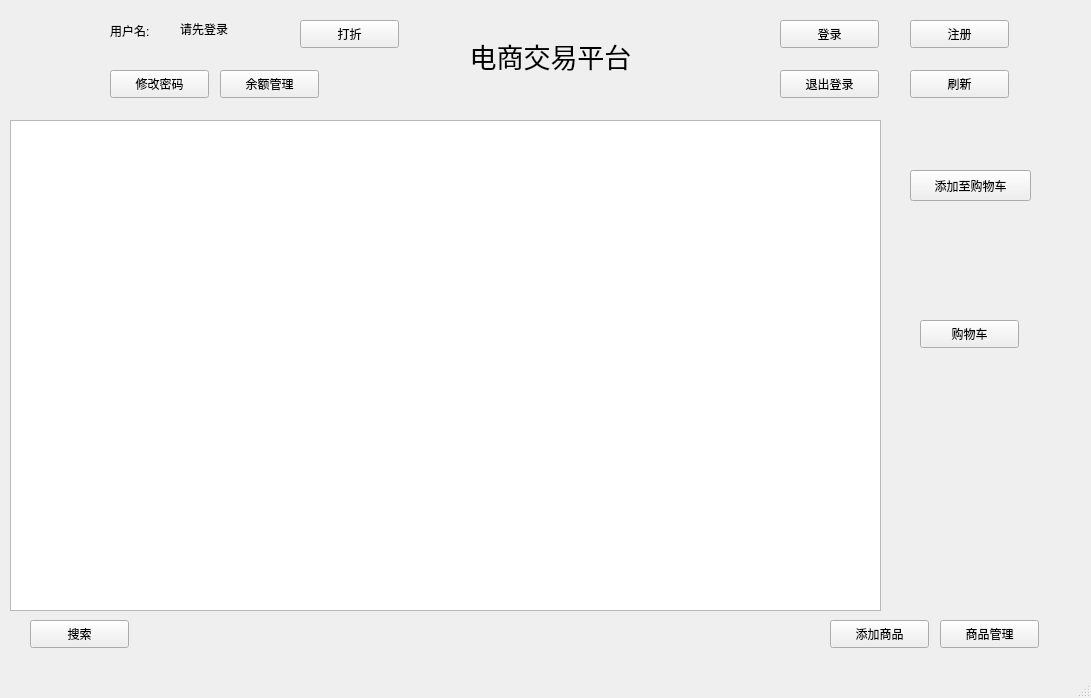
<?xml version="1.0" encoding="UTF-8"?>
<ui version="4.0">
 <class>MainWindow</class>
 <widget class="QMainWindow" name="MainWindow">
  <property name="geometry">
   <rect>
    <x>0</x>
    <y>0</y>
    <width>1091</width>
    <height>698</height>
   </rect>
  </property>
  <property name="windowTitle">
   <string>MainWindow</string>
  </property>
  <widget class="QWidget" name="centralwidget">
   <widget class="QTableView" name="tableView">
    <property name="geometry">
     <rect>
      <x>10</x>
      <y>120</y>
      <width>871</width>
      <height>491</height>
     </rect>
    </property>
   </widget>
   <widget class="QLabel" name="label">
    <property name="geometry">
     <rect>
      <x>440</x>
      <y>30</y>
      <width>221</width>
      <height>51</height>
     </rect>
    </property>
    <property name="font">
     <font>
      <pointsize>20</pointsize>
     </font>
    </property>
    <property name="text">
     <string>电商交易平台</string>
    </property>
    <property name="alignment">
     <set>Qt::AlignCenter</set>
    </property>
   </widget>
   <widget class="QPushButton" name="loginButton">
    <property name="geometry">
     <rect>
      <x>780</x>
      <y>20</y>
      <width>99</width>
      <height>28</height>
     </rect>
    </property>
    <property name="text">
     <string>登录</string>
    </property>
   </widget>
   <widget class="QPushButton" name="registerButton">
    <property name="geometry">
     <rect>
      <x>910</x>
      <y>20</y>
      <width>99</width>
      <height>28</height>
     </rect>
    </property>
    <property name="text">
     <string>注册</string>
    </property>
   </widget>
   <widget class="QLabel" name="label_2">
    <property name="geometry">
     <rect>
      <x>110</x>
      <y>20</y>
      <width>81</width>
      <height>21</height>
     </rect>
    </property>
    <property name="text">
     <string>用户名:</string>
    </property>
   </widget>
   <widget class="QLabel" name="userLabel">
    <property name="geometry">
     <rect>
      <x>180</x>
      <y>20</y>
      <width>81</width>
      <height>18</height>
     </rect>
    </property>
    <property name="text">
     <string>请先登录</string>
    </property>
   </widget>
   <widget class="QPushButton" name="passwordButton">
    <property name="geometry">
     <rect>
      <x>110</x>
      <y>70</y>
      <width>99</width>
      <height>28</height>
     </rect>
    </property>
    <property name="inputMethodHints">
     <set>Qt::ImhNone</set>
    </property>
    <property name="text">
     <string>修改密码</string>
    </property>
   </widget>
   <widget class="QPushButton" name="discountButton">
    <property name="geometry">
     <rect>
      <x>300</x>
      <y>20</y>
      <width>99</width>
      <height>28</height>
     </rect>
    </property>
    <property name="text">
     <string>打折</string>
    </property>
   </widget>
   <widget class="QPushButton" name="searchButton">
    <property name="geometry">
     <rect>
      <x>30</x>
      <y>620</y>
      <width>99</width>
      <height>28</height>
     </rect>
    </property>
    <property name="text">
     <string>搜索</string>
    </property>
   </widget>
   <widget class="QPushButton" name="managegoodsButton">
    <property name="geometry">
     <rect>
      <x>940</x>
      <y>620</y>
      <width>99</width>
      <height>28</height>
     </rect>
    </property>
    <property name="text">
     <string>商品管理</string>
    </property>
   </widget>
   <widget class="QPushButton" name="managebalanceButton">
    <property name="geometry">
     <rect>
      <x>220</x>
      <y>70</y>
      <width>99</width>
      <height>28</height>
     </rect>
    </property>
    <property name="text">
     <string>余额管理</string>
    </property>
   </widget>
   <widget class="QPushButton" name="addgoodsButton">
    <property name="geometry">
     <rect>
      <x>830</x>
      <y>620</y>
      <width>99</width>
      <height>28</height>
     </rect>
    </property>
    <property name="text">
     <string>添加商品</string>
    </property>
   </widget>
   <widget class="QPushButton" name="cancelloginButton">
    <property name="geometry">
     <rect>
      <x>780</x>
      <y>70</y>
      <width>99</width>
      <height>28</height>
     </rect>
    </property>
    <property name="text">
     <string>退出登录</string>
    </property>
   </widget>
   <widget class="QPushButton" name="freshButton">
    <property name="geometry">
     <rect>
      <x>910</x>
      <y>70</y>
      <width>99</width>
      <height>28</height>
     </rect>
    </property>
    <property name="text">
     <string>刷新</string>
    </property>
   </widget>
   <widget class="QPushButton" name="addtocartButton">
    <property name="enabled">
     <bool>true</bool>
    </property>
    <property name="geometry">
     <rect>
      <x>910</x>
      <y>170</y>
      <width>121</width>
      <height>31</height>
     </rect>
    </property>
    <property name="text">
     <string>添加至购物车</string>
    </property>
   </widget>
   <widget class="QPushButton" name="cartButton">
    <property name="geometry">
     <rect>
      <x>920</x>
      <y>320</y>
      <width>99</width>
      <height>28</height>
     </rect>
    </property>
    <property name="text">
     <string>购物车</string>
    </property>
   </widget>
  </widget>
  <widget class="QMenuBar" name="menubar">
   <property name="geometry">
    <rect>
     <x>0</x>
     <y>0</y>
     <width>1091</width>
     <height>26</height>
    </rect>
   </property>
  </widget>
  <widget class="QStatusBar" name="statusbar"/>
 </widget>
 <resources/>
 <connections/>
</ui>
